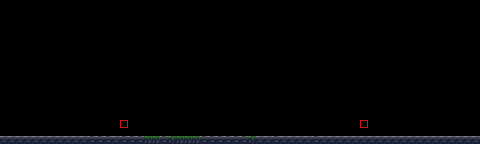

Tiled map render using the project's own tile images. Description and the map definition, with tile-layer contents summarised, below:
An orthogonal 60x18 tile map with 8x8 px tiles, 4 tile layers (Rear, Base, Front, Positioning).

<map version="1.4" tiledversion="1.4.2" orientation="orthogonal" renderorder="right-down" width="60" height="18" tilewidth="8" tileheight="8" infinite="0" nextlayerid="6" nextobjectid="1">
 <editorsettings>
  <export target="../src/assets/map-experience.json" format="json" />
 </editorsettings>
 <tileset firstgid="1" name="base_tiles" tilewidth="8" tileheight="8" tilecount="96" columns="8" objectalignment="topleft">
  <image source="../src/assets/environment_tiles.png" width="64" height="96" />
  <tile id="68">
   <properties>
    <property name="leftStart" type="int" value="0" />
   </properties>
  </tile>
  <tile id="90">
   <properties>
    <property name="rightStart" type="int" value="1" />
   </properties>
  </tile>
 </tileset>
 <layer id="3" name="Rear" width="60" height="18">
  <data>[1080 cells, 1080 non-empty, 1 distinct tile ids]</data>
 </layer>
 <layer id="1" name="Base" width="60" height="18">
  <data>[1080 cells, 60 non-empty, 4 distinct tile ids]</data>
 </layer>
 <layer id="2" name="Front" width="60" height="18">
  <data>[1080 cells, 0 non-empty, 0 distinct tile ids]</data>
 </layer>
 <layer id="5" name="Positioning" width="60" height="18">
  <data>[1080 cells, 2 non-empty, 2 distinct tile ids]</data>
 </layer>
</map>
